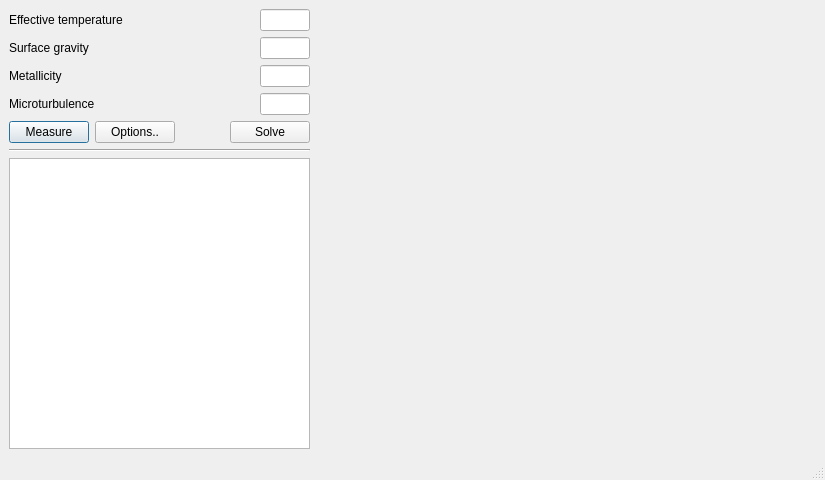
<?xml version="1.0" encoding="UTF-8"?>
<ui version="4.0">
 <class>MainWindow</class>
 <widget class="QMainWindow" name="MainWindow">
  <property name="geometry">
   <rect>
    <x>0</x>
    <y>0</y>
    <width>825</width>
    <height>480</height>
   </rect>
  </property>
  <property name="windowTitle">
   <string>MainWindow</string>
  </property>
  <widget class="QWidget" name="centralwidget">
   <layout class="QHBoxLayout" name="horizontalLayout_7">
    <item>
     <layout class="QVBoxLayout" name="verticalLayout">
      <item>
       <layout class="QGridLayout" name="gridLayout">
        <item row="0" column="0">
         <widget class="QLabel" name="label">
          <property name="text">
           <string>Effective temperature</string>
          </property>
         </widget>
        </item>
        <item row="3" column="0">
         <widget class="QLabel" name="label_4">
          <property name="text">
           <string>Microturbulence</string>
          </property>
         </widget>
        </item>
        <item row="2" column="0">
         <widget class="QLabel" name="label_3">
          <property name="text">
           <string>Metallicity</string>
          </property>
         </widget>
        </item>
        <item row="1" column="0">
         <widget class="QLabel" name="label_2">
          <property name="text">
           <string>Surface gravity</string>
          </property>
         </widget>
        </item>
        <item row="0" column="1">
         <layout class="QHBoxLayout" name="horizontalLayout_2">
          <item>
           <spacer name="horizontalSpacer_2">
            <property name="orientation">
             <enum>Qt::Horizontal</enum>
            </property>
            <property name="sizeHint" stdset="0">
             <size>
              <width>40</width>
              <height>20</height>
             </size>
            </property>
           </spacer>
          </item>
          <item>
           <widget class="QLineEdit" name="lineEdit">
            <property name="minimumSize">
             <size>
              <width>40</width>
              <height>0</height>
             </size>
            </property>
            <property name="maximumSize">
             <size>
              <width>50</width>
              <height>16777215</height>
             </size>
            </property>
           </widget>
          </item>
         </layout>
        </item>
        <item row="1" column="1">
         <layout class="QHBoxLayout" name="horizontalLayout_4">
          <item>
           <spacer name="horizontalSpacer_4">
            <property name="orientation">
             <enum>Qt::Horizontal</enum>
            </property>
            <property name="sizeHint" stdset="0">
             <size>
              <width>40</width>
              <height>20</height>
             </size>
            </property>
           </spacer>
          </item>
          <item>
           <widget class="QLineEdit" name="lineEdit_3">
            <property name="minimumSize">
             <size>
              <width>40</width>
              <height>0</height>
             </size>
            </property>
            <property name="maximumSize">
             <size>
              <width>50</width>
              <height>16777215</height>
             </size>
            </property>
           </widget>
          </item>
         </layout>
        </item>
        <item row="2" column="1">
         <layout class="QHBoxLayout" name="horizontalLayout_5">
          <item>
           <spacer name="horizontalSpacer_5">
            <property name="orientation">
             <enum>Qt::Horizontal</enum>
            </property>
            <property name="sizeHint" stdset="0">
             <size>
              <width>40</width>
              <height>20</height>
             </size>
            </property>
           </spacer>
          </item>
          <item>
           <widget class="QLineEdit" name="lineEdit_4">
            <property name="minimumSize">
             <size>
              <width>40</width>
              <height>0</height>
             </size>
            </property>
            <property name="maximumSize">
             <size>
              <width>50</width>
              <height>16777215</height>
             </size>
            </property>
           </widget>
          </item>
         </layout>
        </item>
        <item row="3" column="1">
         <layout class="QHBoxLayout" name="horizontalLayout_6">
          <item>
           <spacer name="horizontalSpacer_6">
            <property name="orientation">
             <enum>Qt::Horizontal</enum>
            </property>
            <property name="sizeHint" stdset="0">
             <size>
              <width>40</width>
              <height>20</height>
             </size>
            </property>
           </spacer>
          </item>
          <item>
           <widget class="QLineEdit" name="lineEdit_5">
            <property name="minimumSize">
             <size>
              <width>40</width>
              <height>0</height>
             </size>
            </property>
            <property name="maximumSize">
             <size>
              <width>50</width>
              <height>16777215</height>
             </size>
            </property>
           </widget>
          </item>
         </layout>
        </item>
       </layout>
      </item>
      <item>
       <layout class="QHBoxLayout" name="horizontalLayout">
        <item>
         <widget class="QPushButton" name="pushButton">
          <property name="text">
           <string>Measure</string>
          </property>
          <property name="autoDefault">
           <bool>false</bool>
          </property>
          <property name="default">
           <bool>true</bool>
          </property>
          <property name="flat">
           <bool>false</bool>
          </property>
         </widget>
        </item>
        <item>
         <widget class="QPushButton" name="pushButton_2">
          <property name="text">
           <string>Options..</string>
          </property>
         </widget>
        </item>
        <item>
         <spacer name="horizontalSpacer">
          <property name="orientation">
           <enum>Qt::Horizontal</enum>
          </property>
          <property name="sizeHint" stdset="0">
           <size>
            <width>40</width>
            <height>20</height>
           </size>
          </property>
         </spacer>
        </item>
        <item>
         <widget class="QPushButton" name="pushButton_3">
          <property name="text">
           <string>Solve</string>
          </property>
         </widget>
        </item>
       </layout>
      </item>
      <item>
       <widget class="Line" name="line">
        <property name="orientation">
         <enum>Qt::Horizontal</enum>
        </property>
       </widget>
      </item>
      <item>
       <widget class="QTableView" name="tableView"/>
      </item>
     </layout>
    </item>
    <item>
     <widget class="QWidget" name="widget" native="true">
      <property name="minimumSize">
       <size>
        <width>500</width>
        <height>0</height>
       </size>
      </property>
     </widget>
    </item>
   </layout>
   <zorder>verticalLayoutWidget</zorder>
   <zorder>horizontalLayoutWidget</zorder>
   <zorder>widget</zorder>
  </widget>
  <widget class="QMenuBar" name="menubar">
   <property name="geometry">
    <rect>
     <x>0</x>
     <y>0</y>
     <width>825</width>
     <height>22</height>
    </rect>
   </property>
  </widget>
  <widget class="QStatusBar" name="statusbar"/>
 </widget>
 <resources/>
 <connections/>
</ui>
